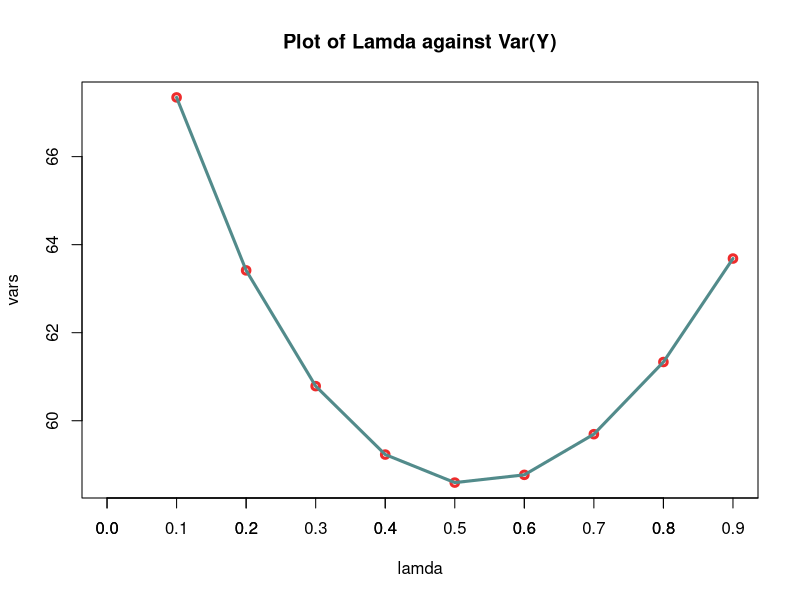

Reproduce this figure in R.
x <- c(1,5,3,7,8,9,10,7,22,13,17,24,21,32,18,11,12,4,20,19)
#x <- rnorm(20)
n <- length(x)


lamda <- 0.1

#lamda <- seq(0.1, 0.9, 0.1)

for (i in x) {
  y <- ((x^lamda) - 1)/(lamda * ((prod(x))^(1/n))^(lamda - 1))
  
}

varY1 <- var(y)
varY1


lamda <- 0.2

for (i in x) {
  y <- ((x^lamda) - 1)/(lamda * ((prod(x))^(1/n))^(lamda - 1))
  
}

varY2 <- var(y)
varY2


lamda <- 0.3

for (i in x) {
  y <- ((x^lamda) - 1)/(lamda * ((prod(x))^(1/n))^(lamda - 1))
  
}

varY3 <- var(y)
varY3


lamda <- 0.4

for (i in x) {
  y <- ((x^lamda) - 1)/(lamda * ((prod(x))^(1/n))^(lamda - 1))
  
}

varY4 <- var(y)
varY4


lamda <- 0.5

for (i in x) {
  y <- ((x^lamda) - 1)/(lamda * ((prod(x))^(1/n))^(lamda - 1))
  
}

varY5 <- var(y)
varY5



lamda <- 0.6

for (i in x) {
  y <- ((x^lamda) - 1)/(lamda * ((prod(x))^(1/n))^(lamda - 1))
  
}

varY6 <- var(y)
varY6


lamda <- 0.7

for (i in x) {
  y <- ((x^lamda) - 1)/(lamda * ((prod(x))^(1/n))^(lamda - 1))
  
}

varY7 <- var(y)
varY7


lamda <- 0.8

for (i in x) {
  y <- ((x^lamda) - 1)/(lamda * ((prod(x))^(1/n))^(lamda - 1))
  
}

varY8 <- var(y)
varY8



lamda <- 0.9

for (i in x) {
  y <- ((x^lamda) - 1)/(lamda * ((prod(x))^(1/n))^(lamda - 1))
  
}

varY9 <- var(y)
varY9


vars <- c(varY1,varY2,varY3,varY4,varY5,varY6,varY7,varY8,varY9)
lamda <- seq(0.1, 0.9, 0.1)

plot(lamda, vars, main="Plot of Lamda against Var(Y)", lwd=3, col = "firebrick2", xlim = c(0,0.9))

lines(lamda, vars, lwd=3, col="darkslategray4")

axis(side = 1, at=c(0, 0.1, 0.2, 0.3, 0.4, 0.5, 0.6, 0.7, 0.8, 0.9, 1.0))

